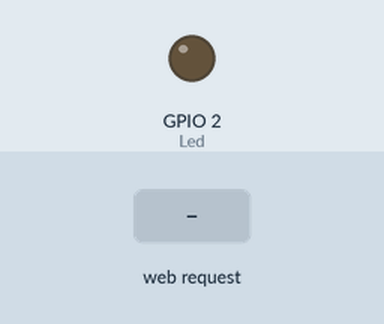
This sketch was run on a simulated ESP32. Parts: output pins drawn as LEDs (lit = HIGH). The test bench sets the inputs (shaded band). WiFi joins after 1.5 s; servers stay silent unless stated; what the sketch prints to the serial monitor is not drawn.

Above: at 2.7 s.
2.8 s: HTTP request GET /led/on received
At 3.5 s:
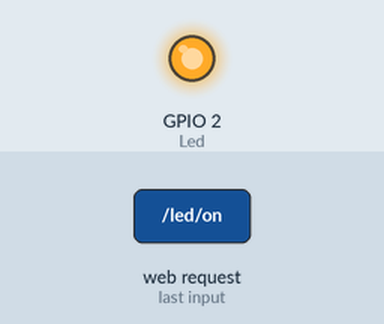
4.3 s: HTTP request GET /led/off received
At 4.6 s:
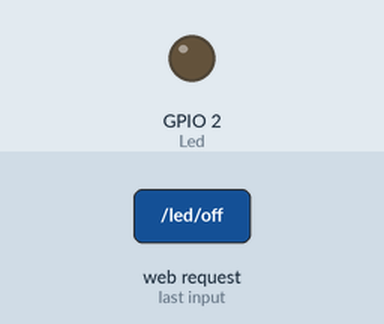
Timing chart, 0 to 7.3 s (numbered marks = the images above; inputs shaded):
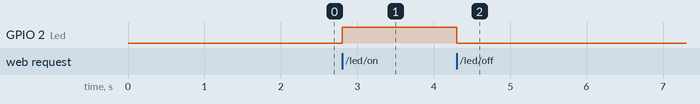

Measured:
- after the input at 2.8 s, GPIO 2 (Led): LOW → HIGH at once
- after the input at 4.3 s, GPIO 2 (Led): HIGH → LOW at once

The sketch:

ESPAsyncWebServer.ino
```cpp
#include "WiFi.hpp"
#include "ESPAsyncWebServer.hpp"

void setup() {
  Serial.begin(115200);
  pinMode(Led, OUTPUT);

  initWiFiStation ();
  initESPAsyncWebServer ();
}

void loop() {
}
```

ESPAsyncWebServer.hpp
```cpp
// Biblotecas
#include "ESPAsyncWebServer.h"

#define Led 2

char paginaweb[] PROGMEM = R"=====(
<!DOCTYPE html>
<html>
<body>
<center>
<h1>ESP32 HTML</h1>
<h3> LED </h3>
<button onclick="window.location = 'http://'+location.hostname+'/led/on'">On</button>
<button onclick="window.location = 'http://'+location.hostname+'/led/off'">Off</button>
</center>
</body>
</html>
)=====";

// Instancia / constructor
AsyncWebServer server(80);

// Funciones / métodos
void initESPAsyncWebServer (){
  server.begin();
  server.on("/", [](AsyncWebServerRequest * request) {
    request->send_P(200, "text/html", paginaweb);
    });
  server.on("/led/on", HTTP_GET, [](AsyncWebServerRequest * request) {
    digitalWrite(Led, HIGH);
    request->send_P(200, "text/html", paginaweb);
    });
  server.on("/led/off", HTTP_GET, [](AsyncWebServerRequest * request) {
    digitalWrite(Led, LOW);
    request->send_P(200, "text/html", paginaweb);
    });
}
```

WiFi.hpp
```cpp
// Biblioteca
#include <WiFi.h>

const char* nombre_red = "studiomiranda";
const char* contrasena = "88888888";

// Función / método
void initWiFiAccessPoint () {
  WiFi.softAP(nombre_red, contrasena);
  Serial.println("soft Access Point: ");
  Serial.println(WiFi.softAPIP());
}

void initWiFiStation () {
  WiFi.begin(nombre_red, contrasena);
  Serial.print("Conectando...");
  while (WiFi.status() != WL_CONNECTED)
  {
    delay(500);
    Serial.print(".");
  }
  Serial.println();
  Serial.print("Conectado, dirección IP: ");
  Serial.println(WiFi.localIP());
}

void initWiFiAccessPointStation () {
 WiFi.mode(WIFI_AP_STA);
  WiFi.begin( nombre_red, contrasena );
  while (WiFi.status() != WL_CONNECTED) {
    delay(1000);
    Serial.println("¡Conectando en modo estación!");
  }
  Serial.print("Dirección IP: ");
  Serial.println(WiFi.localIP());
  Serial.println();
}
```
